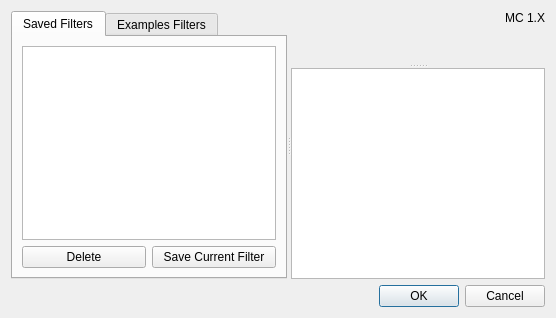
<?xml version="1.0" encoding="UTF-8"?>
<ui version="4.0">
 <class>PresetDialog</class>
 <widget class="QDialog" name="PresetDialog">
  <property name="windowTitle">
   <string>Filter Presets</string>
  </property>
  <property name="windowIcon">
   <iconset resource="../rc/icons.qrc">
    <normaloff>:/icons/logo.png</normaloff>:/icons/logo.png</iconset>
  </property>
  <layout class="QGridLayout" name="gridLayout_5">
   <item row="0" column="0">
    <widget class="QSplitter" name="splitterH">
     <property name="sizePolicy">
      <sizepolicy hsizetype="Expanding" vsizetype="Expanding">
       <horstretch>0</horstretch>
       <verstretch>0</verstretch>
      </sizepolicy>
     </property>
     <property name="orientation">
      <enum>Qt::Horizontal</enum>
     </property>
     <widget class="QWidget" name="gridLayoutWidget">
      <layout class="QGridLayout" name="gridLayout_4">
       <item row="0" column="0">
        <widget class="QTabWidget" name="tabWidget">
         <property name="currentIndex">
          <number>0</number>
         </property>
         <widget class="QWidget" name="tabFilters">
          <attribute name="title">
           <string>Saved Filters</string>
          </attribute>
          <layout class="QGridLayout" name="gridLayout">
           <item row="1" column="0">
            <widget class="QPushButton" name="buttonDelete">
             <property name="text">
              <string>Delete</string>
             </property>
            </widget>
           </item>
           <item row="1" column="1">
            <widget class="QPushButton" name="buttonSave">
             <property name="text">
              <string>Save Current Filter</string>
             </property>
            </widget>
           </item>
           <item row="0" column="0" colspan="2">
            <widget class="QListWidget" name="listFilters">
             <property name="font">
              <font>
               <family>Courier New</family>
              </font>
             </property>
             <property name="alternatingRowColors">
              <bool>true</bool>
             </property>
             <property name="selectionMode">
              <enum>QAbstractItemView::SingleSelection</enum>
             </property>
            </widget>
           </item>
          </layout>
         </widget>
         <widget class="QWidget" name="tabExamples">
          <attribute name="title">
           <string>Examples Filters</string>
          </attribute>
          <layout class="QGridLayout" name="gridLayout_2">
           <item row="0" column="0">
            <widget class="QListWidget" name="listExamples">
             <property name="font">
              <font>
               <family>Courier New</family>
              </font>
             </property>
             <property name="alternatingRowColors">
              <bool>true</bool>
             </property>
             <property name="selectionMode">
              <enum>QAbstractItemView::SingleSelection</enum>
             </property>
            </widget>
           </item>
          </layout>
         </widget>
        </widget>
       </item>
      </layout>
     </widget>
     <widget class="QWidget" name="layoutWidget">
      <layout class="QGridLayout" name="gridLayout_3">
       <item row="1" column="0">
        <widget class="QSplitter" name="splitterV">
         <property name="orientation">
          <enum>Qt::Vertical</enum>
         </property>
         <widget class="FormConditions" name="formCond" native="true"/>
         <widget class="QTextEdit" name="textDesc"/>
        </widget>
       </item>
       <item row="0" column="0">
        <widget class="QLabel" name="labelMC">
         <property name="text">
          <string>MC 1.X</string>
         </property>
         <property name="alignment">
          <set>Qt::AlignRight|Qt::AlignTrailing|Qt::AlignVCenter</set>
         </property>
        </widget>
       </item>
      </layout>
     </widget>
    </widget>
   </item>
   <item row="1" column="0">
    <widget class="QDialogButtonBox" name="buttonBox">
     <property name="standardButtons">
      <set>QDialogButtonBox::Cancel|QDialogButtonBox::Ok</set>
     </property>
    </widget>
   </item>
  </layout>
 </widget>
 <customwidgets>
  <customwidget>
   <class>FormConditions</class>
   <extends>QWidget</extends>
   <header>src/formconditions.h</header>
   <container>1</container>
  </customwidget>
 </customwidgets>
 <resources>
  <include location="../rc/icons.qrc"/>
 </resources>
 <connections/>
</ui>
